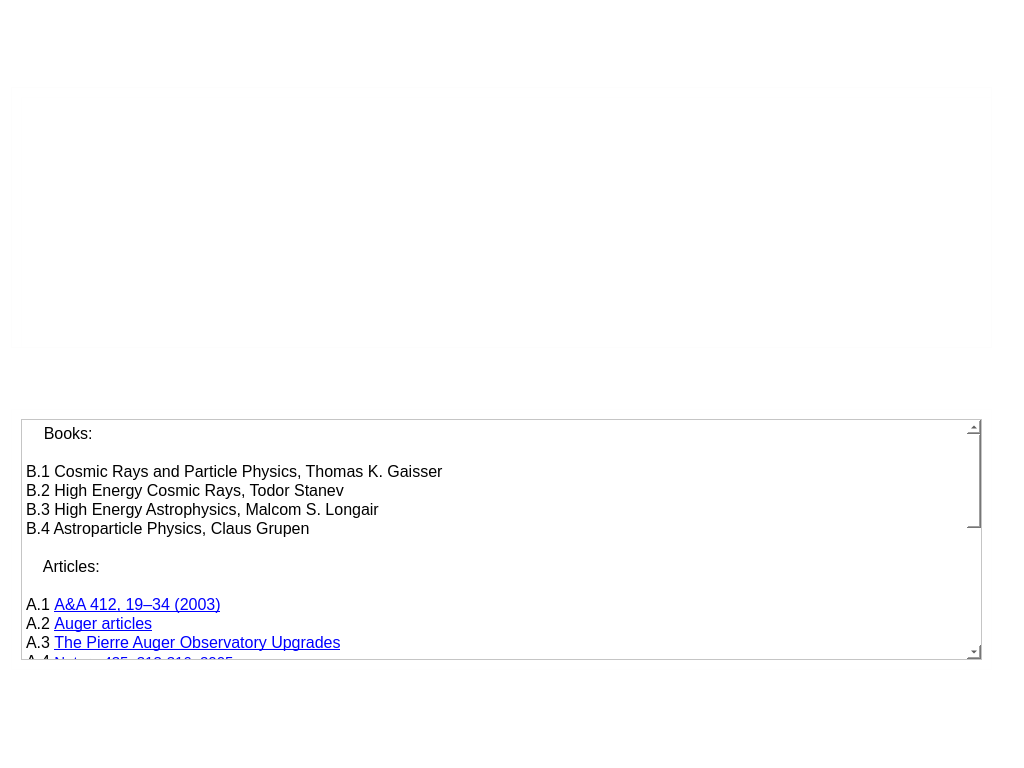
<?xml version="1.0" encoding="UTF-8"?>
<ui version="4.0">
 <class>Dialog6</class>
 <widget class="QDialog" name="Dialog6">
  <property name="geometry">
   <rect>
    <x>0</x>
    <y>0</y>
    <width>1024</width>
    <height>768</height>
   </rect>
  </property>
  <property name="minimumSize">
   <size>
    <width>1024</width>
    <height>768</height>
   </size>
  </property>
  <property name="maximumSize">
   <size>
    <width>1024</width>
    <height>768</height>
   </size>
  </property>
  <property name="palette">
   <palette>
    <active>
     <colorrole role="Base">
      <brush brushstyle="SolidPattern">
       <color alpha="255">
        <red>255</red>
        <green>255</green>
        <blue>255</blue>
       </color>
      </brush>
     </colorrole>
     <colorrole role="Window">
      <brush brushstyle="SolidPattern">
       <color alpha="255">
        <red>255</red>
        <green>255</green>
        <blue>255</blue>
       </color>
      </brush>
     </colorrole>
    </active>
    <inactive>
     <colorrole role="Base">
      <brush brushstyle="SolidPattern">
       <color alpha="255">
        <red>255</red>
        <green>255</green>
        <blue>255</blue>
       </color>
      </brush>
     </colorrole>
     <colorrole role="Window">
      <brush brushstyle="SolidPattern">
       <color alpha="255">
        <red>255</red>
        <green>255</green>
        <blue>255</blue>
       </color>
      </brush>
     </colorrole>
    </inactive>
    <disabled>
     <colorrole role="Base">
      <brush brushstyle="SolidPattern">
       <color alpha="255">
        <red>255</red>
        <green>255</green>
        <blue>255</blue>
       </color>
      </brush>
     </colorrole>
     <colorrole role="Window">
      <brush brushstyle="SolidPattern">
       <color alpha="255">
        <red>255</red>
        <green>255</green>
        <blue>255</blue>
       </color>
      </brush>
     </colorrole>
    </disabled>
   </palette>
  </property>
  <property name="windowTitle">
   <string>Dialog</string>
  </property>
  <property name="styleSheet">
   <string notr="true">#Dialog6 {
background-color: url transparent;
border-image: url(:bk17.jpg);
background: none;
border:  none;
background-repeat: none;
}</string>
  </property>
  <layout class="QVBoxLayout" name="verticalLayout_2">
   <item>
    <widget class="QLabel" name="label">
     <property name="minimumSize">
      <size>
       <width>191</width>
       <height>70</height>
      </size>
     </property>
     <property name="maximumSize">
      <size>
       <width>320</width>
       <height>70</height>
      </size>
     </property>
     <property name="palette">
      <palette>
       <active>
        <colorrole role="WindowText">
         <brush brushstyle="SolidPattern">
          <color alpha="255">
           <red>255</red>
           <green>255</green>
           <blue>255</blue>
          </color>
         </brush>
        </colorrole>
       </active>
       <inactive>
        <colorrole role="WindowText">
         <brush brushstyle="SolidPattern">
          <color alpha="255">
           <red>255</red>
           <green>255</green>
           <blue>255</blue>
          </color>
         </brush>
        </colorrole>
       </inactive>
       <disabled>
        <colorrole role="WindowText">
         <brush brushstyle="SolidPattern">
          <color alpha="255">
           <red>190</red>
           <green>190</green>
           <blue>190</blue>
          </color>
         </brush>
        </colorrole>
       </disabled>
      </palette>
     </property>
     <property name="font">
      <font>
       <family>FreeMono</family>
       <pointsize>24</pointsize>
       <weight>75</weight>
       <bold>true</bold>
      </font>
     </property>
     <property name="text">
      <string>  Equations</string>
     </property>
    </widget>
   </item>
   <item>
    <widget class="QScrollArea" name="scrollArea">
     <property name="minimumSize">
      <size>
       <width>981</width>
       <height>261</height>
      </size>
     </property>
     <property name="maximumSize">
      <size>
       <width>981</width>
       <height>261</height>
      </size>
     </property>
     <property name="styleSheet">
      <string notr="true">background-color:rgba(255, 255, 255, 10)</string>
     </property>
     <property name="widgetResizable">
      <bool>true</bool>
     </property>
     <widget class="QWidget" name="scrollAreaWidgetContents">
      <property name="geometry">
       <rect>
        <x>0</x>
        <y>0</y>
        <width>979</width>
        <height>259</height>
       </rect>
      </property>
      <property name="styleSheet">
       <string notr="true">background-color:rgba(255, 255, 255, 5)</string>
      </property>
      <widget class="QTextBrowser" name="textBrowser">
       <property name="geometry">
        <rect>
         <x>9</x>
         <y>9</y>
         <width>971</width>
         <height>261</height>
        </rect>
       </property>
       <property name="minimumSize">
        <size>
         <width>971</width>
         <height>261</height>
        </size>
       </property>
       <property name="maximumSize">
        <size>
         <width>971</width>
         <height>261</height>
        </size>
       </property>
       <property name="html">
        <string>&lt;!DOCTYPE HTML PUBLIC &quot;-//W3C//DTD HTML 4.0//EN&quot; &quot;http://www.w3.org/TR/REC-html40/strict.dtd&quot;&gt;
&lt;html&gt;&lt;head&gt;&lt;meta name=&quot;qrichtext&quot; content=&quot;1&quot; /&gt;&lt;style type=&quot;text/css&quot;&gt;
p, li { white-space: pre-wrap; }
&lt;/style&gt;&lt;/head&gt;&lt;body style=&quot; font-family:'Ubuntu'; font-size:11pt; font-weight:400; font-style:normal;&quot;&gt;
&lt;p style=&quot; margin-top:0px; margin-bottom:0px; margin-left:0px; margin-right:0px; -qt-block-indent:0; text-indent:0px;&quot;&gt;&lt;img src=&quot;:/Formula.jpg&quot; /&gt;&lt;/p&gt;&lt;/body&gt;&lt;/html&gt;</string>
       </property>
      </widget>
     </widget>
    </widget>
   </item>
   <item>
    <widget class="QLabel" name="label_2">
     <property name="palette">
      <palette>
       <active>
        <colorrole role="WindowText">
         <brush brushstyle="SolidPattern">
          <color alpha="255">
           <red>255</red>
           <green>255</green>
           <blue>255</blue>
          </color>
         </brush>
        </colorrole>
       </active>
       <inactive>
        <colorrole role="WindowText">
         <brush brushstyle="SolidPattern">
          <color alpha="255">
           <red>255</red>
           <green>255</green>
           <blue>255</blue>
          </color>
         </brush>
        </colorrole>
       </inactive>
       <disabled>
        <colorrole role="WindowText">
         <brush brushstyle="SolidPattern">
          <color alpha="255">
           <red>190</red>
           <green>190</green>
           <blue>190</blue>
          </color>
         </brush>
        </colorrole>
       </disabled>
      </palette>
     </property>
     <property name="font">
      <font>
       <family>FreeMono</family>
       <pointsize>24</pointsize>
       <weight>75</weight>
       <bold>true</bold>
      </font>
     </property>
     <property name="text">
      <string>  References</string>
     </property>
    </widget>
   </item>
   <item>
    <widget class="QScrollArea" name="scrollArea_2">
     <property name="minimumSize">
      <size>
       <width>981</width>
       <height>261</height>
      </size>
     </property>
     <property name="maximumSize">
      <size>
       <width>981</width>
       <height>261</height>
      </size>
     </property>
     <property name="styleSheet">
      <string notr="true">background-color:rgba(255, 255, 255, 5)</string>
     </property>
     <property name="widgetResizable">
      <bool>true</bool>
     </property>
     <widget class="QWidget" name="scrollAreaWidgetContents_2">
      <property name="geometry">
       <rect>
        <x>0</x>
        <y>0</y>
        <width>979</width>
        <height>259</height>
       </rect>
      </property>
      <layout class="QVBoxLayout" name="verticalLayout">
       <item>
        <widget class="QTextBrowser" name="textBrowser_2">
         <property name="styleSheet">
          <string notr="true">background-color:rgba(255, 255, 255, )</string>
         </property>
         <property name="html">
          <string>&lt;!DOCTYPE HTML PUBLIC &quot;-//W3C//DTD HTML 4.0//EN&quot; &quot;http://www.w3.org/TR/REC-html40/strict.dtd&quot;&gt;
&lt;html&gt;&lt;head&gt;&lt;meta name=&quot;qrichtext&quot; content=&quot;1&quot; /&gt;&lt;style type=&quot;text/css&quot;&gt;
p, li { white-space: pre-wrap; }
&lt;/style&gt;&lt;/head&gt;&lt;body style=&quot; font-family:'Ubuntu'; font-size:11pt; font-weight:400; font-style:normal;&quot;&gt;
&lt;p style=&quot; margin-top:0px; margin-bottom:0px; margin-left:0px; margin-right:0px; -qt-block-indent:0; text-indent:0px;&quot;&gt;&lt;span style=&quot; font-size:12pt;&quot;&gt;    Books:&lt;/span&gt;&lt;/p&gt;
&lt;p style=&quot;-qt-paragraph-type:empty; margin-top:0px; margin-bottom:0px; margin-left:0px; margin-right:0px; -qt-block-indent:0; text-indent:0px; font-size:12pt;&quot;&gt;&lt;br /&gt;&lt;/p&gt;
&lt;p style=&quot; margin-top:0px; margin-bottom:0px; margin-left:0px; margin-right:0px; -qt-block-indent:0; text-indent:0px;&quot;&gt;&lt;span style=&quot; font-size:12pt;&quot;&gt;B.1 Cosmic Rays and Particle Physics, Thomas K. Gaisser&lt;/span&gt;&lt;/p&gt;
&lt;p style=&quot; margin-top:0px; margin-bottom:0px; margin-left:0px; margin-right:0px; -qt-block-indent:0; text-indent:0px;&quot;&gt;&lt;span style=&quot; font-size:12pt;&quot;&gt;B.2 High Energy Cosmic Rays, Todor Stanev&lt;/span&gt;&lt;/p&gt;
&lt;p style=&quot; margin-top:0px; margin-bottom:0px; margin-left:0px; margin-right:0px; -qt-block-indent:0; text-indent:0px;&quot;&gt;&lt;span style=&quot; font-size:12pt;&quot;&gt;B.3 High Energy Astrophysics, Malcom S. Longair&lt;/span&gt;&lt;/p&gt;
&lt;p style=&quot; margin-top:0px; margin-bottom:0px; margin-left:0px; margin-right:0px; -qt-block-indent:0; text-indent:0px;&quot;&gt;&lt;span style=&quot; font-size:12pt;&quot;&gt;B.4 Astroparticle Physics, Claus Grupen&lt;/span&gt;&lt;/p&gt;
&lt;p style=&quot;-qt-paragraph-type:empty; margin-top:0px; margin-bottom:0px; margin-left:0px; margin-right:0px; -qt-block-indent:0; text-indent:0px; font-size:12pt;&quot;&gt;&lt;br /&gt;&lt;/p&gt;
&lt;p style=&quot; margin-top:0px; margin-bottom:0px; margin-left:0px; margin-right:0px; -qt-block-indent:0; text-indent:0px;&quot;&gt;&lt;span style=&quot; font-size:12pt;&quot;&gt;    Articles:&lt;/span&gt;&lt;/p&gt;
&lt;p style=&quot;-qt-paragraph-type:empty; margin-top:0px; margin-bottom:0px; margin-left:0px; margin-right:0px; -qt-block-indent:0; text-indent:0px; font-size:12pt;&quot;&gt;&lt;br /&gt;&lt;/p&gt;
&lt;p style=&quot; margin-top:0px; margin-bottom:0px; margin-left:0px; margin-right:0px; -qt-block-indent:0; text-indent:0px;&quot;&gt;&lt;span style=&quot; font-size:12pt;&quot;&gt;A.1 &lt;/span&gt;&lt;a href=&quot;https://arxiv.org/pdf/astro-ph/0309622.pdf&quot;&gt;&lt;span style=&quot; font-size:12pt; text-decoration: underline; color:#0000ff;&quot;&gt;A&amp;amp;A 412, 19–34 (2003)&lt;/span&gt;&lt;/a&gt;&lt;/p&gt;
&lt;p style=&quot; margin-top:0px; margin-bottom:0px; margin-left:0px; margin-right:0px; -qt-block-indent:0; text-indent:0px;&quot;&gt;&lt;span style=&quot; font-size:12pt;&quot;&gt;A.2 &lt;/span&gt;&lt;a href=&quot;https://www.auger.org/index.php/science/journal-articles&quot;&gt;&lt;span style=&quot; font-size:12pt; text-decoration: underline; color:#0000ff;&quot;&gt;Auger articles&lt;/span&gt;&lt;/a&gt;&lt;/p&gt;
&lt;p style=&quot; margin-top:0px; margin-bottom:0px; margin-left:0px; margin-right:0px; -qt-block-indent:0; text-indent:0px;&quot;&gt;&lt;span style=&quot; font-size:12pt;&quot;&gt;A.3 &lt;/span&gt;&lt;a href=&quot;https://arxiv.org/pdf/1604.03637.pdf&quot;&gt;&lt;span style=&quot; font-size:12pt; text-decoration: underline; color:#0000ff;&quot;&gt;The Pierre Auger Observatory Upgrades&lt;/span&gt;&lt;/a&gt;&lt;/p&gt;
&lt;p style=&quot; margin-top:0px; margin-bottom:0px; margin-left:0px; margin-right:0px; -qt-block-indent:0; text-indent:0px;&quot;&gt;&lt;span style=&quot; font-size:12pt; color:#000000;&quot;&gt;A.4 &lt;/span&gt;&lt;a href=&quot;https://www.astro.ru.nl/lopes/_media/publications/aph0505383.pdf&quot;&gt;&lt;span style=&quot; text-decoration: underline; color:#0000ff;&quot;&gt;Nature 435, 313-316, 2005&lt;/span&gt;&lt;/a&gt;&lt;/p&gt;
&lt;p style=&quot; margin-top:0px; margin-bottom:0px; margin-left:0px; margin-right:0px; -qt-block-indent:0; text-indent:0px;&quot;&gt;&lt;span style=&quot; font-size:12pt; color:#000000;&quot;&gt;A.5 &lt;/span&gt;&lt;a href=&quot;https://www.astro.ru.nl/lopes/publications&quot;&gt;&lt;span style=&quot; text-decoration: underline; color:#0000ff;&quot;&gt;LOPES articles&lt;/span&gt;&lt;/a&gt;&lt;/p&gt;
&lt;p style=&quot; margin-top:0px; margin-bottom:0px; margin-left:0px; margin-right:0px; -qt-block-indent:0; text-indent:0px;&quot;&gt;&lt;span style=&quot; font-size:12pt; color:#000000;&quot;&gt;A.6 &lt;/span&gt;&lt;a href=&quot;https://www.astro.ru.nl/lopes/_media/publications/isar_phd_thesis.pdf&quot;&gt;&lt;span style=&quot; text-decoration: underline; color:#0000ff;&quot;&gt;Isar, PhD Thesis, Karlsruhe Institute of Technology (KIT)&lt;/span&gt;&lt;/a&gt;&lt;/p&gt;
&lt;p style=&quot; margin-top:0px; margin-bottom:0px; margin-left:0px; margin-right:0px; -qt-block-indent:0; text-indent:0px;&quot;&gt;&lt;span style=&quot; font-size:12pt; color:#000000;&quot;&gt; &lt;/span&gt;&lt;/p&gt;
&lt;p style=&quot; margin-top:0px; margin-bottom:0px; margin-left:0px; margin-right:0px; -qt-block-indent:0; text-indent:0px;&quot;&gt;&lt;span style=&quot; font-size:12pt; color:#000000;&quot;&gt;    Sites:&lt;/span&gt;&lt;/p&gt;
&lt;p style=&quot;-qt-paragraph-type:empty; margin-top:0px; margin-bottom:0px; margin-left:0px; margin-right:0px; -qt-block-indent:0; text-indent:0px; font-size:12pt; color:#000000;&quot;&gt;&lt;br /&gt;&lt;/p&gt;
&lt;p style=&quot; margin-top:0px; margin-bottom:0px; margin-left:0px; margin-right:0px; -qt-block-indent:0; text-indent:0px;&quot;&gt;&lt;span style=&quot; font-size:12pt; color:#000000;&quot;&gt;S.1 &lt;/span&gt;&lt;a href=&quot;https://www.auger.org/&quot;&gt;&lt;span style=&quot; font-size:12pt; text-decoration: underline; color:#0000ff;&quot;&gt;Pierre Auger Observatory&lt;/span&gt;&lt;/a&gt;&lt;/p&gt;
&lt;p style=&quot; margin-top:0px; margin-bottom:0px; margin-left:0px; margin-right:0px; -qt-block-indent:0; text-indent:0px;&quot;&gt;&lt;span style=&quot; font-size:12pt; color:#000000;&quot;&gt;S.2 &lt;/span&gt;&lt;a href=&quot;http://www2.spacescience.ro/&quot;&gt;&lt;span style=&quot; font-size:12pt; text-decoration: underline; color:#0000ff;&quot;&gt;Institute of Space Science&lt;/span&gt;&lt;/a&gt;&lt;/p&gt;
&lt;p style=&quot; margin-top:0px; margin-bottom:0px; margin-left:0px; margin-right:0px; -qt-block-indent:0; text-indent:0px;&quot;&gt;&lt;a href=&quot;http://www2.spacescience.ro/&quot;&gt;&lt;span style=&quot; font-size:12pt; text-decoration: underline; color:#000000;&quot;&gt;S.3 &lt;/span&gt;&lt;/a&gt;&lt;a href=&quot;https://github.com/xinluh/lopes-eventbrowser&quot;&gt;&lt;span style=&quot; text-decoration: underline; color:#0000ff;&quot;&gt;LOPES event browser&lt;/span&gt;&lt;/a&gt;&lt;/p&gt;
&lt;p style=&quot;-qt-paragraph-type:empty; margin-top:0px; margin-bottom:0px; margin-left:0px; margin-right:0px; -qt-block-indent:0; text-indent:0px; text-decoration: underline; color:#0000ff;&quot;&gt;&lt;br /&gt;&lt;/p&gt;
&lt;p style=&quot; margin-top:0px; margin-bottom:0px; margin-left:0px; margin-right:0px; -qt-block-indent:0; text-indent:0px;&quot;&gt;     &lt;span style=&quot; text-decoration: underline;&quot;&gt;Programs&lt;/span&gt;&lt;/p&gt;
&lt;p style=&quot;-qt-paragraph-type:empty; margin-top:0px; margin-bottom:0px; margin-left:0px; margin-right:0px; -qt-block-indent:0; text-indent:0px; color:#000000;&quot;&gt;&lt;br /&gt;&lt;/p&gt;
&lt;p style=&quot; margin-top:0px; margin-bottom:0px; margin-left:0px; margin-right:0px; -qt-block-indent:0; text-indent:0px;&quot;&gt;&lt;a href=&quot;https://github.com/xinluh/lopes-eventbrowser&quot;&gt;&lt;span style=&quot; text-decoration: underline; color:#000000;&quot;&gt;P.1 &lt;/span&gt;&lt;/a&gt;&lt;a href=&quot;https://www.ikp.kit.edu/corsika/&quot;&gt;&lt;span style=&quot; text-decoration: underline; color:#0000ff;&quot;&gt;CORSIKA – Cosmic Ray Simulations for KAscade&lt;/span&gt;&lt;/a&gt;&lt;/p&gt;
&lt;p style=&quot; margin-top:0px; margin-bottom:0px; margin-left:0px; margin-right:0px; -qt-block-indent:0; text-indent:0px;&quot;&gt;&lt;a href=&quot;https://github.com/xinluh/lopes-eventbrowser&quot;&gt;&lt;span style=&quot; text-decoration: underline; color:#000000;&quot;&gt;P.2 &lt;/span&gt;&lt;/a&gt;&lt;a href=&quot;http://www.timhuege.de/coreas/&quot;&gt;&lt;span style=&quot; text-decoration: underline; color:#0000ff;&quot;&gt;COREAS - COrsika simulations of Radio Emission from extensive Air Showers&lt;/span&gt;&lt;/a&gt;&lt;/p&gt;
&lt;p style=&quot; margin-top:0px; margin-bottom:0px; margin-left:0px; margin-right:0px; -qt-block-indent:0; text-indent:0px;&quot;&gt;&lt;span style=&quot; color:#000000;&quot;&gt;P.3 &lt;/span&gt;&lt;a href=&quot;https://root.cern.ch/&quot;&gt;&lt;span style=&quot; text-decoration: underline; color:#0000ff;&quot;&gt;ROOT Data Analysis Framework&lt;/span&gt;&lt;/a&gt;&lt;/p&gt;
&lt;p style=&quot;-qt-paragraph-type:empty; margin-top:0px; margin-bottom:0px; margin-left:0px; margin-right:0px; -qt-block-indent:0; text-indent:0px; font-size:12pt; text-decoration: underline; color:#0000ff;&quot;&gt;&lt;br /&gt;&lt;/p&gt;&lt;/body&gt;&lt;/html&gt;</string>
         </property>
         <property name="openExternalLinks">
          <bool>true</bool>
         </property>
        </widget>
       </item>
      </layout>
     </widget>
    </widget>
   </item>
   <item>
    <widget class="QPushButton" name="pushButton">
     <property name="minimumSize">
      <size>
       <width>131</width>
       <height>81</height>
      </size>
     </property>
     <property name="maximumSize">
      <size>
       <width>131</width>
       <height>81</height>
      </size>
     </property>
     <property name="palette">
      <palette>
       <active>
        <colorrole role="ButtonText">
         <brush brushstyle="SolidPattern">
          <color alpha="255">
           <red>255</red>
           <green>255</green>
           <blue>255</blue>
          </color>
         </brush>
        </colorrole>
       </active>
       <inactive>
        <colorrole role="ButtonText">
         <brush brushstyle="SolidPattern">
          <color alpha="255">
           <red>255</red>
           <green>255</green>
           <blue>255</blue>
          </color>
         </brush>
        </colorrole>
       </inactive>
       <disabled>
        <colorrole role="ButtonText">
         <brush brushstyle="SolidPattern">
          <color alpha="255">
           <red>190</red>
           <green>190</green>
           <blue>190</blue>
          </color>
         </brush>
        </colorrole>
       </disabled>
      </palette>
     </property>
     <property name="font">
      <font>
       <family>FreeMono</family>
       <weight>75</weight>
       <bold>true</bold>
      </font>
     </property>
     <property name="styleSheet">
      <string notr="true">#pushButton {
background-color: url transparent;
border-image: url(:un3.png);
background: none;
border:  none;
background-repeat: none;
}
#pushButton:hover
{
border-image: url(:un1.png);
}
#pushButton:pressed
{
border-image: url(:un2.png);
}
</string>
     </property>
     <property name="text">
      <string>CLOSE</string>
     </property>
    </widget>
   </item>
  </layout>
 </widget>
 <resources/>
 <connections>
  <connection>
   <sender>pushButton</sender>
   <signal>clicked()</signal>
   <receiver>Dialog6</receiver>
   <slot>close()</slot>
   <hints>
    <hint type="sourcelabel">
     <x>109</x>
     <y>717</y>
    </hint>
    <hint type="destinationlabel">
     <x>239</x>
     <y>728</y>
    </hint>
   </hints>
  </connection>
 </connections>
</ui>
